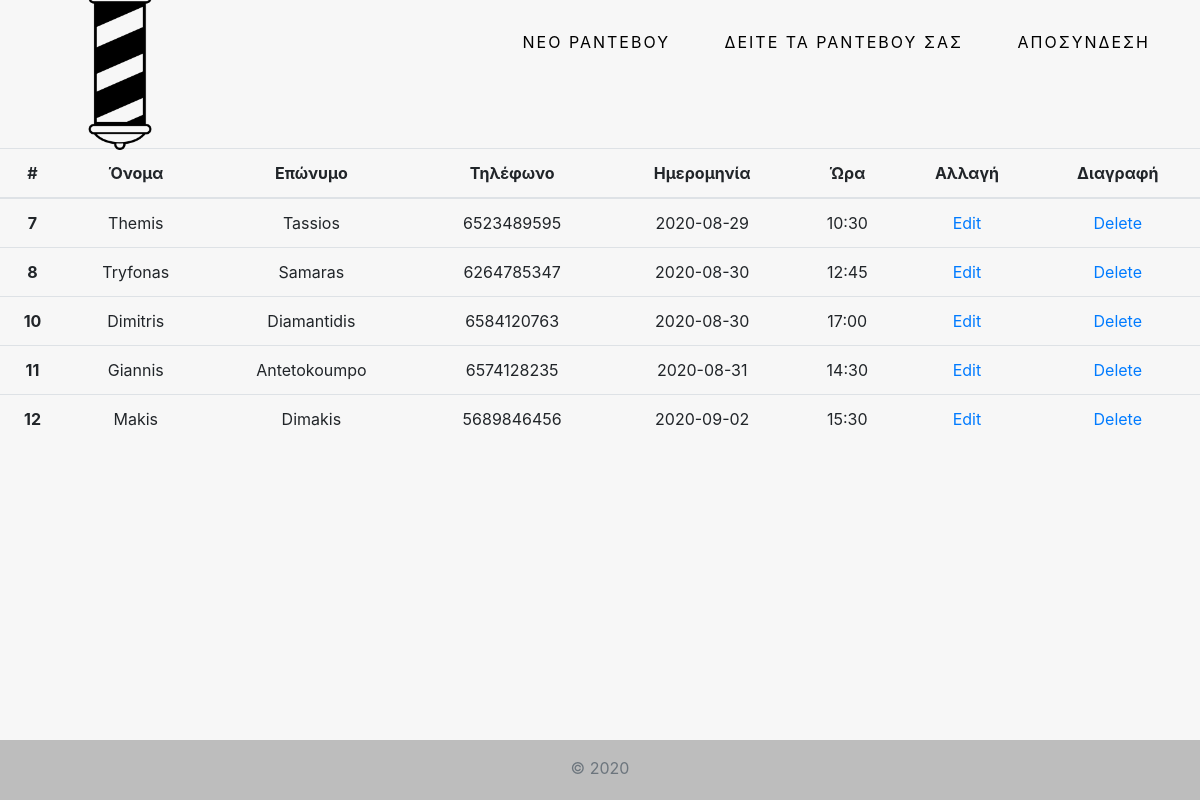
Screenshot of /guests with the database file from the repository.
### tables this page shows
CREATE TABLE guests (
                                guest_id integer primary key autoincrement,
                                firstname text not null,
                                surname text not null,
                                phonenumber text not null,
                                date text not null,
                                time text not null);

### flaskfile.py (the view)
@app.route('/guests')
def guests():
    conn = sqlite3.connect('DBergasias.db')
    cur = conn.cursor()
    sel = cur.execute("SELECT guest_id, firstname, surname, phonenumber, date, time FROM guests")
    additions = []
    for row in sel.fetchall():
        additions.append(dict(guest_id=row[0], firstname=row[1], surname=row[2], phonenumber=row[3], date=row[4], time=row[5]))
    print(additions)
    return render_template('guests.html', additions=additions)

### templates/guests.html
{% extends 'base.html' %}
{% block body %}
  <br>
  <br>
    <table class="table">
  <thead>
    <tr>
      <th scope="col">#</th>
      <th scope="col">Όνομα</th>
      <th scope="col">Επώνυμο</th>
      <th scope="col">Τηλέφωνο</th>
      <th scope="col">Ημερομηνία</th>
      <th scope="col">Ώρα</th>
      <th scope="col">Αλλαγή</th>
      <th scope="col">Διαγραφή</th>
    </tr>
  </thead>
  <tbody>
    {% for addition in additions %}
    <tr>
      <th scope="row">{{addition.guest_id}}</th>
      <td>{{addition.firstname}}</td>
      <td>{{addition.surname}}</td>
      <td>{{addition.phonenumber}}</td>
      <td>{{addition.date}}</td>
      <td>{{addition.time}}</td>
      <td><a href="/guests/{{addition.guest_id}}">Edit</a></td>
      <td><a href="/deleteguest/{{addition.guest_id}}">Delete</a></td>
    </tr>
    {% endfor %}
  </tbody>
</table>
{% endblock %}

### templates/base.html (shortened to what this page needs)
<!DOCTYPE html>
<html lang="en">
<head>
    <link rel="stylesheet" href="https://stackpath.bootstrapcdn.com/bootstrap/4.5.0/css/bootstrap.min.css">
    <link rel="stylesheet" type="text/css" href="/static/main.css"/>
</head>
<body>
<div class="header_menu">
		<div class="logo">
			<img src="/static/barlogo.png" alt="logo">
		</div>
		<div class="menu_list">
			<ul>
				<li><a href="/loggedin" style="color:black">Νεο ραντεβου</a></li>
				<li><a href="/guests" style="color:black">Δειτε τα ραντεβου σας</a> </li>
				<li><a href="/logout" style="color:black">Αποσυνδεση</a></li>
			</ul>
		</div>
	</div>
<footer class="footer mt-auto py-3">
  <div class="container">
    <span class="text-muted">© 2020</span>
  </div>
</footer>
    {% block body %}{% endblock %}
</body>
</html>

### static/main.css (style rules this page uses)
body { background: #F7F7F7; text-align: center; margin-bottom: 60px; }
* { padding: 0; margin: 0; }
.header_menu { width: 100%; height: 100px; display: flex; flex-direction: row; align-items: center; }
.logo { width: 20%; text-align: center; }
.logo img { height: 200px; }
.menu_list { width: 80%; text-align: right; padding-right: 50px; }
.menu_list li { display: inline-block; text-transform: uppercase; list-style: none; letter-spacing: 2px; padding-left: 50px; }
.menu_list li a { color:rgba(255, 255, 255, .8); text-decoration: none; }
html { position: relative; min-height: 100%; }
.container { width: auto; max-width: 680px; padding: 0 15px; color:rgba(0, 0, 0, 1); }
.footer { position: absolute; bottom: 0; width: 100%; height: 60px; background-color: #bdbdbd; color:rgba(0, 0, 0, 1); }

### rows the page displays
guests: guest_id "7", firstname "Themis", surname "Tassios", phonenumber "6523489595", date "2020-08-29", time "10:30"
guests: guest_id "8", firstname "Tryfonas", surname "Samaras", phonenumber "6264785347", date "2020-08-30", time "12:45"
guests: guest_id "10", firstname "Dimitris", surname "Diamantidis", phonenumber "6584120763", date "2020-08-30", time "17:00"
guests: guest_id "11", firstname "Giannis", surname "Antetokoumpo", phonenumber "6574128235", date "2020-08-31", time "14:30"
guests: guest_id "12", firstname "Makis", surname "Dimakis", phonenumber "5689846456", date "2020-09-02", time "15:30"
